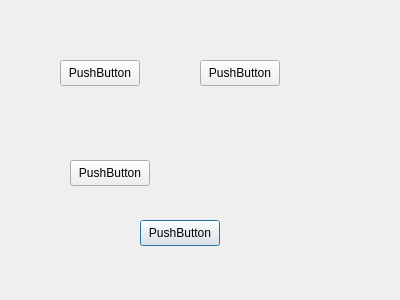
<?xml version="1.0" encoding="UTF-8"?>
<ui version="4.0">
 <class>mainForm</class>
 <widget class="QDialog" name="mainForm">
  <property name="geometry">
   <rect>
    <x>0</x>
    <y>0</y>
    <width>400</width>
    <height>300</height>
   </rect>
  </property>
  <property name="windowTitle">
   <string>Dialog</string>
  </property>
  <widget class="QPushButton" name="backPushButton">
   <property name="geometry">
    <rect>
     <x>140</x>
     <y>220</y>
     <width>80</width>
     <height>26</height>
    </rect>
   </property>
   <property name="text">
    <string>PushButton</string>
   </property>
  </widget>
  <widget class="QPushButton" name="calculatorPushButton">
   <property name="geometry">
    <rect>
     <x>60</x>
     <y>60</y>
     <width>80</width>
     <height>26</height>
    </rect>
   </property>
   <property name="text">
    <string>PushButton</string>
   </property>
  </widget>
  <widget class="QPushButton" name="customPushButton">
   <property name="geometry">
    <rect>
     <x>200</x>
     <y>60</y>
     <width>80</width>
     <height>26</height>
    </rect>
   </property>
   <property name="text">
    <string>PushButton</string>
   </property>
  </widget>
  <widget class="QPushButton" name="httpJSONPushButton">
   <property name="geometry">
    <rect>
     <x>70</x>
     <y>160</y>
     <width>80</width>
     <height>26</height>
    </rect>
   </property>
   <property name="text">
    <string>PushButton</string>
   </property>
  </widget>
 </widget>
 <resources/>
 <connections/>
</ui>
